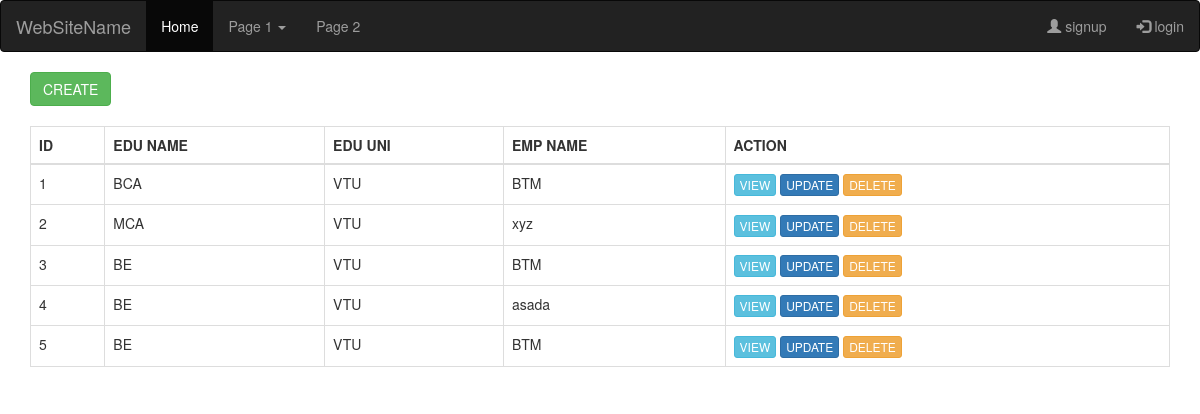
Page /edu_index on the committed database.
### crud/models.py (models this page shows, shortened)
class EmployeeEducation(models.Model):
    employee = models.ForeignKey(Employee, on_delete=models.PROTECT)
    edu_name = models.CharField(max_length=50)
    edu_uni = models.CharField(max_length=100)
    class Meta:
        db_table = 'emp_education'

class Employee(models.Model):
    emp_name = models.CharField(max_length=50)
    emp_email = models.EmailField(unique=True)
    emp_address = models.CharField(max_length=250)
    class Meta:
        db_table = 'emp'

### crud/views.py (the view)
# urls.py: url(r'^edu_index$', views.eduIndex),
def eduIndex(request):
    data = EmployeeEducation.objects.all()
    return  render(request, 'crud/edu_index.html', {'data':data})

### crud/templates/crud/edu_index.html (shortened to what this page needs)
{% extends 'layout.html' %}
{% block content %}
<a href="/create" class="btn btn-success">CREATE</a></br></br>
<table class="table table-bordered">
    <thead>
      <tr>
        <th>ID</th>
        <th>EDU NAME</th>
        <th>EDU UNI</th>
          <th>EMP NAME</th>
          <th>ACTION</th>
      </tr>
    </thead>
    <tbody>
     {% for row in data %}
     <tr>
         <td>{{ row.id }}</td>
         <td>{{ row.edu_name }}</td>
         <td> {{ row.edu_uni }}</td>
         <td>{{ row.employee.emp_address }}</td>
         <td>
            <span>
                <a class="btn btn-info btn-xs" href="/view?id={{ row.id }}">VIEW</a>
                <a class="btn btn-primary btn-xs" href="/update?email={{ row.emp_email }}">UPDATE</a>
                <a class="btn btn-warning btn-xs" onclick="return deleteRow()" href="/delete?id={{row.id}}">DELETE</a>
            </span>
         </td>
     </tr>
     {% endfor %}
    </tbody>
  </table>
{% endblock %}

### student/templates/layout.html (shortened to what this page needs)
<!DOCTYPE html>
<html lang="en">
<head>
  <link rel="stylesheet" href="https://maxcdn.bootstrapcdn.com/bootstrap/3.3.7/css/bootstrap.min.css">
</head>
<body>
<nav class="navbar navbar-inverse">
  <div class="container-fluid">
    <div class="navbar-header">
      <a class="navbar-brand" href="#">WebSiteName</a>
    </div>
    <ul class="nav navbar-nav">
      <li class="active"><a href="#">Home</a></li>
      <li class="dropdown"><a class="dropdown-toggle" data-toggle="dropdown" href="#">Page 1 <span class="caret"></span></a>
      </li>
      <li><a href="#">Page 2</a></li>
    </ul>
    <ul class="nav navbar-nav navbar-right">
      {% if request.user.username %}
  <li><a href="/logout"><span class="glyphicon glyphicon-user"></span> logout({{ request.user.username }})</a></li>c
      {%  else %}
      <li><a href="/signup"><span class="glyphicon glyphicon-user"></span> signup</a></li>
      <li><a href="/login"><span class="glyphicon glyphicon-log-in"></span> login</a></li>
      {% endif %}
    </ul>
  </div>
</nav>
<div class="container">
   {% block content %}
    {% endblock %}
</div>
</body>
</html>

### rows in the picture
EmployeeEducation: id "1", edu_name "BCA", edu_uni "VTU", employee.emp_address "BTM"
EmployeeEducation: id "2", edu_name "MCA", edu_uni "VTU", employee.emp_address "xyz"
EmployeeEducation: id "3", edu_name "BE", edu_uni "VTU", employee.emp_address "BTM"
EmployeeEducation: id "4", edu_name "BE", edu_uni "VTU", employee.emp_address "asada"
EmployeeEducation: id "5", edu_name "BE", edu_uni "VTU", employee.emp_address "BTM"
